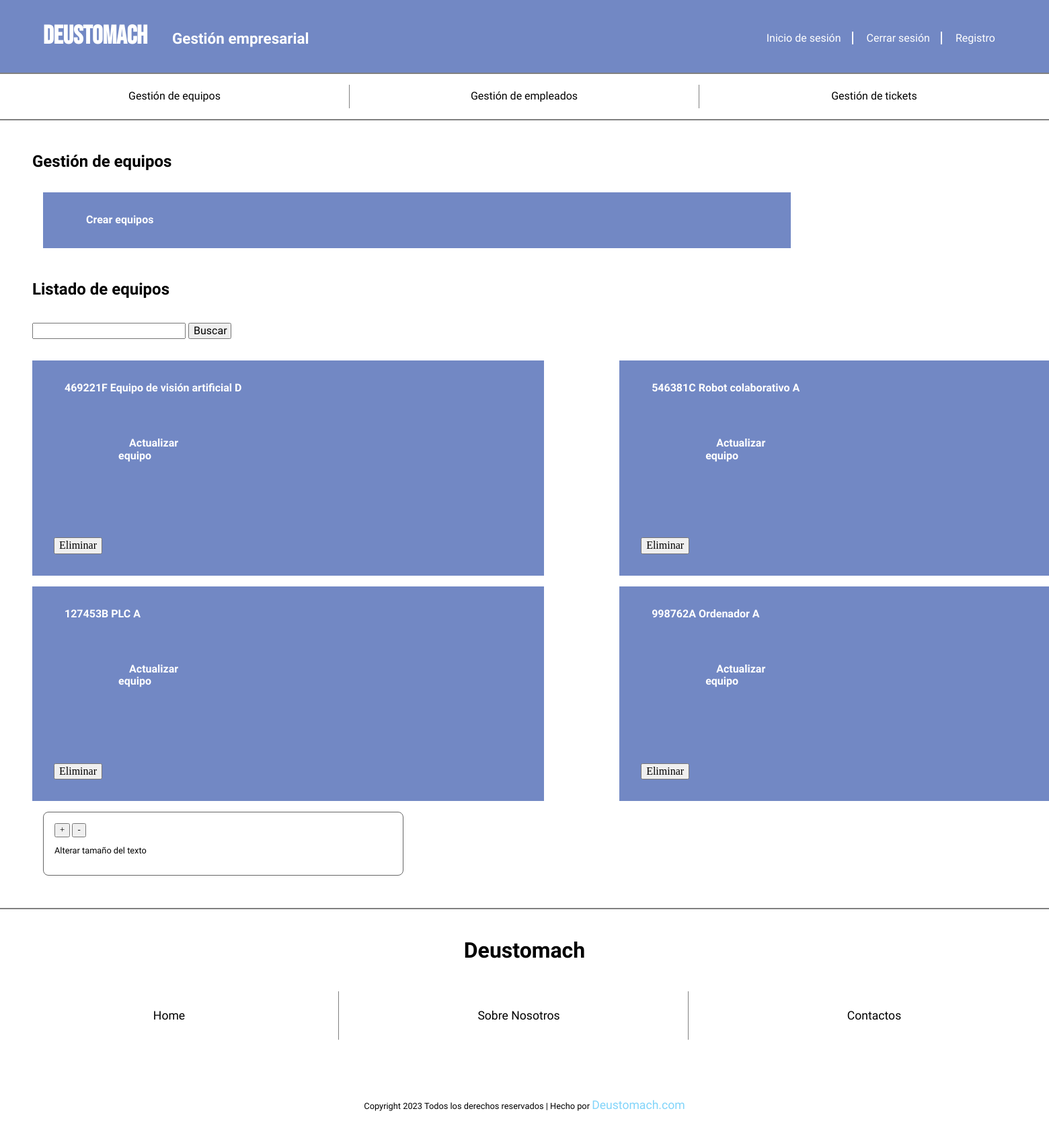
Page /appDeustomachGestion/equipos-menu on the earlier database version.
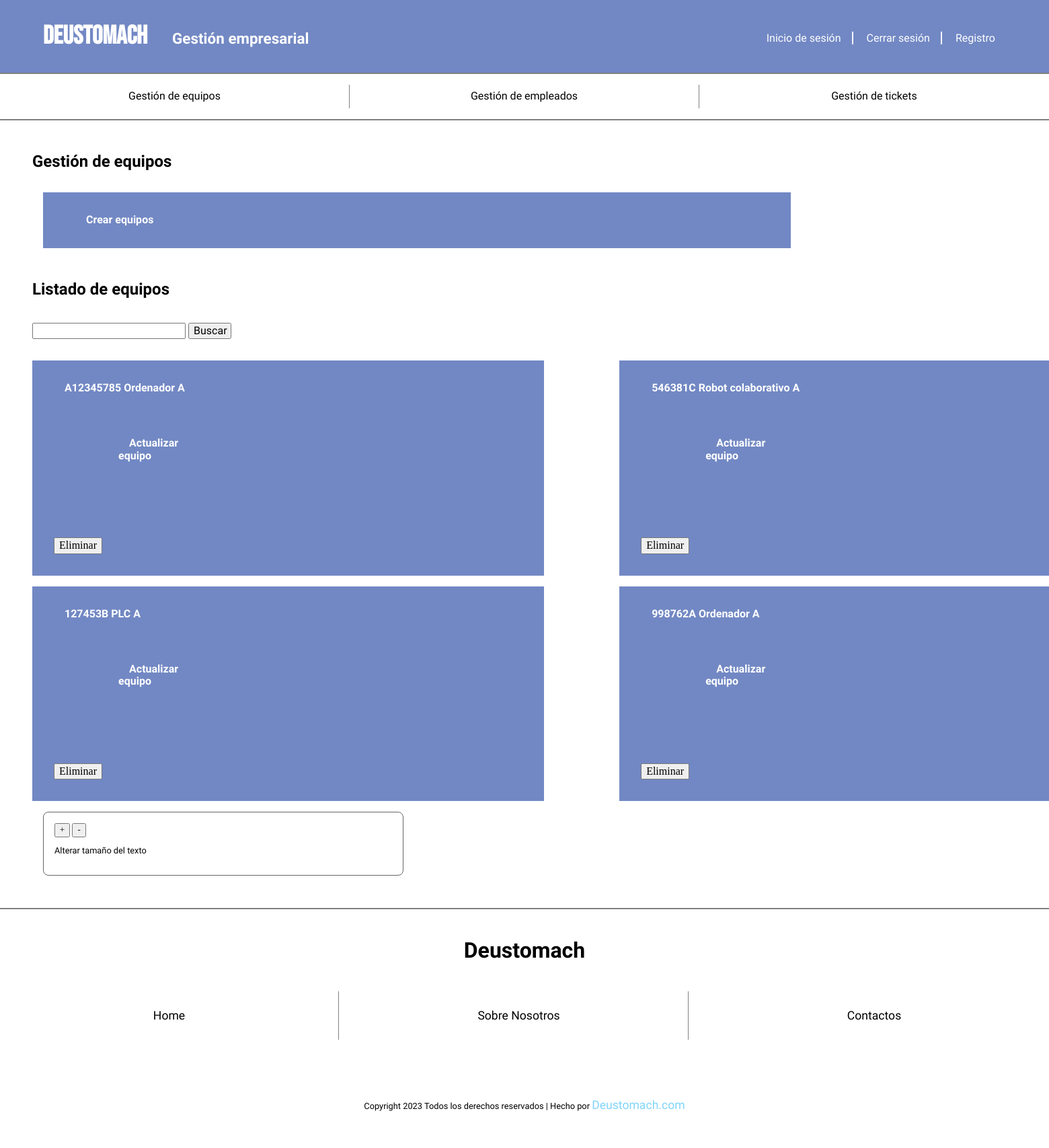
Same page on the later database version.
### appDeustomachGestion/models.py (models this page shows, shortened)
class Equipo(models.Model):
    PLANTA_CHOICES = [
        ('baja', 'Baja'),
        ('1', 'Planta 1'),
        ('2', 'Planta 2'),
        ('3', 'Planta 3'),
    ]
    numero_serie = models.CharField(max_length=50, unique=True)
    modelo = models.CharField(max_length=100)
    marca = models.CharField(max_length=100)
    tipo_equipo = models.CharField(max_length=100)
    fecha_adquisicion = models.DateField()
    fecha_puesta_marcha = models.DateField()
    informacion_proveedor = models.ForeignKey(Proveedor, on_delete=models.CASCADE)
    planta = models.CharField(max_length=100, choices=PLANTA_CHOICES, default='baja')
    created = models.DateTimeField(auto_now_add=True, null=True, blank=True)
    updated = models.DateTimeField(auto_now=True, null=True, blank=True)
    class Meta:
        verbose_name_plural = "equipos"
        verbose_name = "equipo"
        ordering = ["-created"]

### appDeustomachGestion/views.py (the view)
# urls.py: path('equipos-menu', listar_equipos, name='equipos'),
def listar_equipos(request):
    busqueda = request.POST.get("buscar")
    equipos = Equipo.objects.all()
    if busqueda:
        equipos = Equipo.objects.filter(
            Q(numero_serie__icontains=busqueda) |
            Q(modelo__icontains=busqueda)
        ).distinct()
    return render(request, "appDeustomachGestionEquipos/equipos_menu.html", {"equipos": equipos})

### templates/appDeustomachGestionEquipos/equipos_menu.html (shortened to what this page needs)
{% extends 'base.html' %}
{% block contenido %}
    <main class="equipos-menu">
        <link rel="stylesheet" href="../../static/css/style.css">
        <h2>Gestión de equipos</h2>
        <section class="gestion-tickets">
            <div class="box-equipos-create">
                <a href="{% url 'equipos_create' %}">Crear equipos</a>
            </div>
            <h2>Listado de equipos</h2>
            <div class="box-busqueda">
                <form  METHOD="POST">
                    <div class="busqueda">
                        <input type="text" name="buscar" value="{{ request.POST.buscar }}" >
                        <button type="submit"> Buscar
                        </button>
                    </div>
                </form>
            </div>
            <div class="equipos-grid">
                {% if equipos %}
                    {% for equipo in equipos %}
                        <div class="box-equipos-item">
                            <a href="{% url 'equipos_show' equipo.id %}">
                                {{ equipo.numero_serie }} {{ equipo.modelo }}
                            </a>
                            <div class="box-tickets-update">
                                <a href="{% url 'equipos_update' pk=equipo.pk %}">Actualizar equipo</a>
                            </div>
                            <div class="equipo">
                                <form method="post" action="{% url 'equipos_delete' pk=equipo.pk %}" style="display:inline;">
                                    <button type="submit" onclick="return confirm('¿Estás seguro de que deseas eliminar este equipo?');">Eliminar</button>
                                </form>
                            </div>
                        </div>
                    {% endfor %}
                {% else %}
                    <p>No hay equipos creados.</p>
                {% endif %}
            </div>
        </section>
    </main>
{% endblock %}

Differences in the rows shown:
removed Equipo: numero_serie "469221F", modelo "Equipo de visión artificial D"
added Equipo: numero_serie "A12345785", modelo "Ordenador A"
